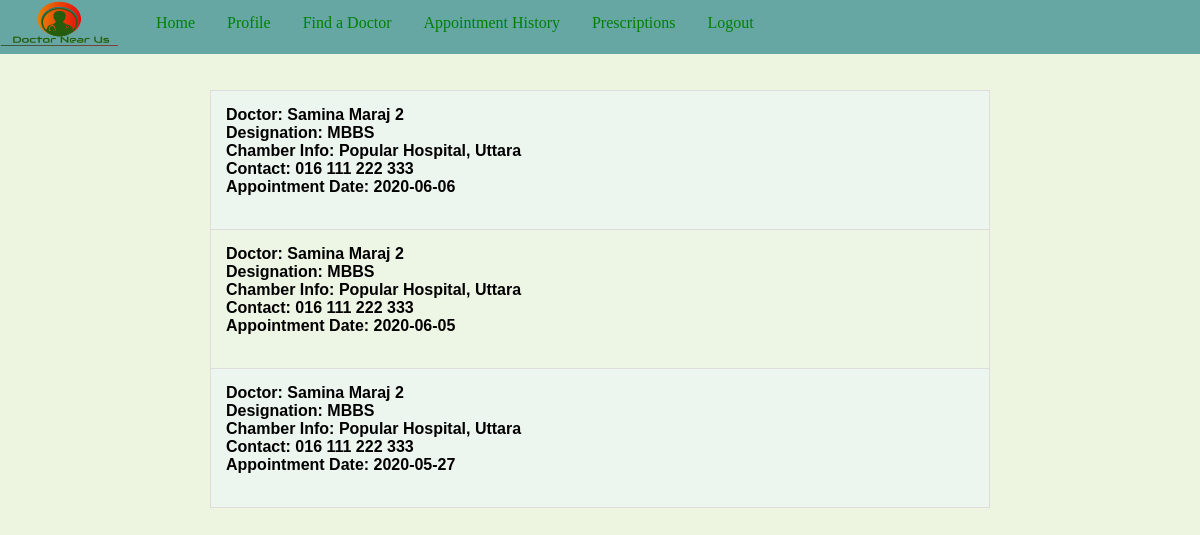
Page /appointment_history.php (signed in) on the committed database.
### tables this page shows
CREATE TABLE `appointment` (
  `Appointment_id` int(11) NOT NULL,
  `date_` date NOT NULL,
  `Patient_id` int(11) NOT NULL,
  `Doctorid` int(11) NOT NULL,
  `Chamber_id` int(11) NOT NULL
);

CREATE TABLE `doctor` (
  `Doctorid` int(11) NOT NULL,
  `FirstName` varchar(25) NOT NULL,
  `LastName` varchar(25) NOT NULL,
  `Email` varchar(30) NOT NULL,
  `Pass` varchar(50) NOT NULL,
  `Designation` varchar(250) DEFAULT NULL
);

CREATE TABLE `chamber` (
  `Chamber_id` int(11) NOT NULL,
  `Doctorid` int(11) DEFAULT NULL,
  `Chamberinfo` varchar(50) DEFAULT NULL,
  `Address` varchar(50) DEFAULT NULL,
  `Contact` varchar(50) DEFAULT NULL,
  `FROM_TIME` time DEFAULT NULL,
  `TO_TIME` time DEFAULT NULL
);

### appointment_history.php (the view, shortened to what this page needs)
<?php
include 'header.php';
  $conn= mysqli_connect('localhost','root','','find_doctor');
?>
	<link rel="stylesheet" type="text/css" href="style.css">
</head>
<body>
  <?php include 'top_view_patient.php';?>
  <br><br>
   <table>
  <?php
    $date = date('Y-m-d');
    $p_id = $_SESSION['p_id'];
    $sql ="SELECT A.Appointment_id as appointment_id,
                  A.date_ as date_,
                  A.Doctorid as Doctorid,
                  C.Chamber_id as Chamber_id,
                  C.ChamberInfo as ChamberInfo,
                  C.Address  as ChamberAddress,
                  C.Contact as ChamberContact,
                  D.FirstName as FirstName,
                  D.LastName as LastName,
                  D.Designation as Designation
                FROM appointment  A
                  INNER JOIN chamber C on A.Chamber_id=C.Chamber_id
                  INNER JOIN doctor D on A.Doctorid= D.Doctorid
                WHERE A.Patient_id='$p_id'
                AND A.date_ < '$date'
                ORDER BY A.date_  DESC";
    $result=mysqli_query($conn, $sql);
    if (mysqli_num_rows($result) >= 1) {
      while ($row = mysqli_fetch_assoc($result)) {
         echo '<tr> <th>';
         echo 'Doctor: '.$row['FirstName'].' '.$row['LastName'].'<br>';
         echo 'Designation: '.$row['Designation'].'<br>';
         echo 'Chamber Info: '.$row['ChamberInfo'].', '.$row['ChamberAddress'].'<br>';
         echo 'Contact: '.$row['ChamberContact'].'<br>';
         echo 'Appointment Date: '.$row['date_'].'<br><br>';
         echo '</tr> </th>';
      }
    }
  ?>
  </table>
</body>
</html>

### stylehome.css (style rules this page uses)
body { background-color: #EDF5E1; margin: 0; }
table { font-family: arial, sans-serif; border-collapse: collapse; border-radius: 10px; width:65%; margin: auto; }
td, th { border: 1px solid #dddddd; text-align: left; padding: 15px; }
tr:nth-child(even) { background-color: #EDF5E5; }
tr:nth-child(odd) { background-color: #EDF5EF; }

### rows in the picture
appointment: Doctorid.FirstName "Samina", Doctorid.LastName "Maraj 2", Doctorid.Designation "MBBS", Chamber.Chamberinfo "Popular Hospital", Chamber.Address "Uttara", Chamber.Contact "016 111 222 333", date_ "2020-06-06"
appointment: Doctorid.FirstName "Samina", Doctorid.LastName "Maraj 2", Doctorid.Designation "MBBS", Chamber.Chamberinfo "Popular Hospital", Chamber.Address "Uttara", Chamber.Contact "016 111 222 333", date_ "2020-06-05"
appointment: Doctorid.FirstName "Samina", Doctorid.LastName "Maraj 2", Doctorid.Designation "MBBS", Chamber.Chamberinfo "Popular Hospital", Chamber.Address "Uttara", Chamber.Contact "016 111 222 333", date_ "2020-05-27"
